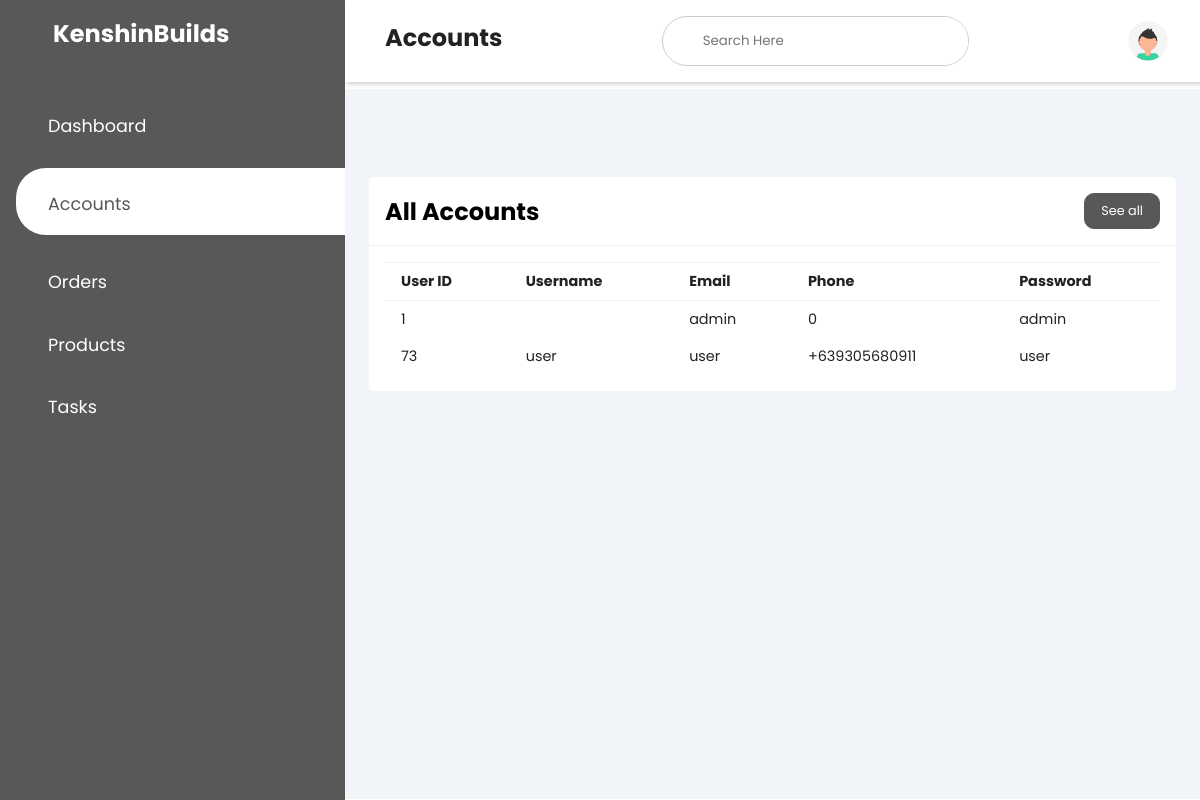
Page /admin/customers.php on the committed database.
### tables this page shows
CREATE TABLE `accounts` (
  `id` int(255) NOT NULL,
  `firstname` varchar(255) NOT NULL,
  `middlename` varchar(255) NOT NULL,
  `lastname` varchar(255) NOT NULL,
  `birthdate` varchar(255) NOT NULL,
  `age` varchar(255) NOT NULL,
  `email` varchar(255) NOT NULL,
  `phone` varchar(255) NOT NULL,
  `province` varchar(255) NOT NULL,
  `city` varchar(255) NOT NULL,
  `barangay` varchar(255) NOT NULL,
  `postal` varchar(255) NOT NULL,
  `house` varchar(255) NOT NULL,
  `username` varchar(255) NOT NULL,
  `password` varchar(255) NOT NULL,
  `usertype` varchar(255) NOT NULL DEFAULT 'user'
);

### admin/customers.php (the view, shortened to what this page needs)
<!DOCTYPE html>
<html lang="en">
<head>
    <link rel="stylesheet" href="https://maxst.icons8.com/vue-static/landings/line-awesome/line-awesome/1.3.0/css/line-awesome.min.css">
    <link rel="stylesheet" href="style.css">
</head>
<body>
<div class="sidebar">
    <div class="sidebar-brand">
        <h2><span class="lab la-accusoft"></span> KenshinBuilds</h2>
    </div>
    <div class="sidebar-menu">
    <ul>
            <li>
                <a href="dashboard.php"><span class="las la-igloo" ></span>
                <span>Dashboard</span></a>
            </li>
            <li>
                <a href="customers.php" class="active"><span class="las la-users" ></span>
                <span>Accounts</span></a>
            </li>
            <li>
                <a href="orders.php"><span class="las la-shopping-bag" ></span>
                <span>Orders</span></a>
            </li>
            <li>
                <a href="products.php"><span class="las la-receipt" ></span>
                <span>Products</span></a>
            </li>
            <li>
                <a href=""><span class="las la-clipboard-list" ></span>
                <span>Tasks</span></a>
            </li>
        </ul>
    </div>
</div>
<div class="main-content">
        <header>
            <h2>
                <label for="">
                    <span class="las la-bars"></span>
                </label>
                Accounts
            </h2>
            <div class="search-wrapper">
                <input type="search" placeholder="Search Here" />
            </div>
            <div class="user-wrapper">
                <img src="img/avatar.svg" width="40px" height="40px" alt="">
            </div>
        </header>
        <main>
            <div class="recent-grid" style="grid-template-columns: 100% auto;">
            <div class="projects" >
                    <div class="card" >
                        <div class="card-header">
                            <h2>All Accounts</h2>
                            <button>See all <span class="las la-arrow-right"></span></button>
                        </div>
                        <div class="card-body" >
                            <div class="table-responsive">
                            <table width="100%">
                                <thead>
                                    <td>User ID</td>
                                    <td>Username</td>
                                    <td>Email</td>
                                    <td>Phone</td>
                                    <td>Password</td>
                                </thead>
                                <tbody>
                                    <?php
                                        $conn = mysqli_connect("localhost", "root", "", "kenshindb");
                                        $sql = "SELECT * from accounts";
                                        $result = $conn->query($sql);
                                        if ($result->num_rows > 0) {
                                            while ($row = $result-> fetch_assoc()) {
                                                echo "<tr>
                                                <td> $row[id]</td>
                                                <td> $row[username]</td>
                                                <td> $row[email]</td>
                                                <td> $row[phone]</td>
                                                <td> $row[password]</td>
                                                </tr>";
                                            }
                                        }
                                    ?>
                                </tbody>
                            </table>
                            </div>
                        </div>
                    </div>
                </div>
            </div>
        </main>
</body>
</html>

### admin/style.css (style rules this page uses)
:root { --main-color: #585858; --color-dark: #1D2231; --text-grey: #8390A2; }
* { padding: 0; margin: 0; box-sizing: border-box; list-style-type: none; text-decoration: none; font-family: 'Poppins', sans-serif; }
.sidebar { width: 345px; position: fixed; left: 0; top: 0; height: 100%; background: var(--main-color); z-index: 100; }
.sidebar-brand { height: 90px; padding: 1rem 0rem 1rem 2rem; color: white; }
.sidebar-menu { margin-top: 1rem; }
.sidebar-menu li { width: 100%; margin-bottom: 1.7rem; padding-left: 1rem; }
.sidebar-menu a { padding-left: 1rem; display: block; color: white; font-size: 1.1rem; }
.sidebar-menu a.active { background: white; padding-top: 1rem; padding-bottom: 1rem; color: var(--main-color); border-radius: 30px 0px 0px 30px; }
.sidebar-menu a span:first-child { font-size: 1.5rem; padding-right: 1rem; }
.main-content { margin-left: 345px; }
header { display: flex; justify-content: space-between; padding: 1rem 1.5rem; box-shadow: 2px 2px 5px rgba(0, 0, 0, 0.2); position: fixed; top: 0; left: 345px; width: calc(100% - 345px); top: 0; z-index: 100; }
header h2 { color: #222; }
header label span { font-size: 1.7rem; padding-right: 1rem; }
.search-wrapper { border: 1px solid #ccc; border-radius: 30px; height: 50px; display: flex; align-items: center; overflow-x: hidden; }
.search-wrapper input { height: 100%; padding: .5rem; border: none; outline: none; }
.user-wrapper { display: flex; align-items: center; }
.user-wrapper img { border-radius: 50%; margin-right: .5rem; }
main { margin-top: 89px; padding: 2rem 1.5rem; background: #f1f5f9; min-height: calc(100vh - 90px); }
.recent-grid { margin-top: 3.5rem; display: grid; grid-gap: 2rem; grid-template-columns: 65% auto; }
.card { background: white; border-radius: 5px; }
.card-header, .card-body { padding: 1rem; }
.card-header { display: flex; justify-content: space-between; align-items: center; border-bottom: 1px solid #f0f0f0; }
.card-header button { background: var(--main-color); border-radius: 10px; color: white; font-size: .8rem; padding: .5rem 1rem; border: 1px solid var(--main-color); }
table { border-collapse: collapse; }
thead td { font-weight: 700; }
td { padding: .5rem 1rem; font-size: .9rem; color: #222; }
tr td:last-child { align-items: center; }
.table-responsive { width: 100%; overflow-x: auto; }

### rows in the picture
accounts: id "1", email "admin", phone "0", password "admin"
accounts: id "73", username "user", email "user", phone "+639305680911", password "user"
